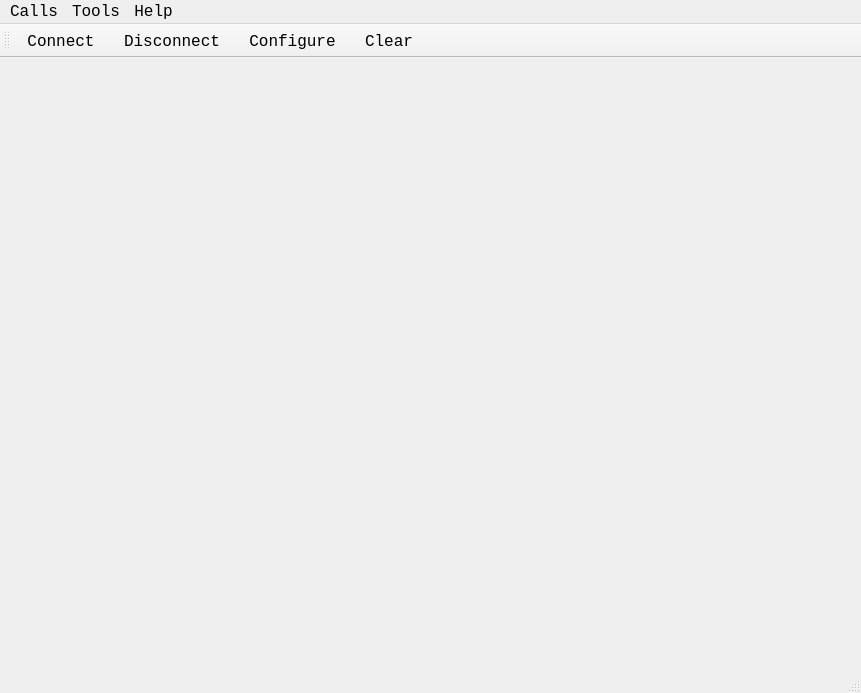
<?xml version="1.0" encoding="UTF-8"?>
<ui version="4.0">
 <class>MainWindow</class>
 <widget class="QMainWindow" name="MainWindow">
  <property name="geometry">
   <rect>
    <x>0</x>
    <y>0</y>
    <width>861</width>
    <height>693</height>
   </rect>
  </property>
  <property name="font">
   <font>
    <family>Consolas</family>
    <pointsize>12</pointsize>
   </font>
  </property>
  <property name="windowTitle">
   <string>QyTerm</string>
  </property>
  <property name="locale">
   <locale language="English" country="UnitedStates"/>
  </property>
  <widget class="QWidget" name="centralWidget">
   <layout class="QVBoxLayout" name="verticalLayout">
    <property name="bottomMargin">
     <number>50</number>
    </property>
    <item>
     <widget class="QCustomPlot" name="wtPlot" native="true"/>
    </item>
   </layout>
  </widget>
  <widget class="QMenuBar" name="menuBar">
   <property name="geometry">
    <rect>
     <x>0</x>
     <y>0</y>
     <width>861</width>
     <height>23</height>
    </rect>
   </property>
   <widget class="QMenu" name="menuCalls">
    <property name="title">
     <string>Calls</string>
    </property>
    <addaction name="actionConnect"/>
    <addaction name="actionDisconnect"/>
    <addaction name="separator"/>
    <addaction name="actionQuit"/>
   </widget>
   <widget class="QMenu" name="menuTools">
    <property name="title">
     <string>Tools</string>
    </property>
    <addaction name="actionConfigure"/>
    <addaction name="actionClear"/>
   </widget>
   <widget class="QMenu" name="menuHelp">
    <property name="title">
     <string>Help</string>
    </property>
    <addaction name="actionAbout"/>
    <addaction name="actionAboutQt"/>
   </widget>
   <addaction name="menuCalls"/>
   <addaction name="menuTools"/>
   <addaction name="menuHelp"/>
  </widget>
  <widget class="QToolBar" name="mainToolBar">
   <attribute name="toolBarArea">
    <enum>TopToolBarArea</enum>
   </attribute>
   <attribute name="toolBarBreak">
    <bool>false</bool>
   </attribute>
   <addaction name="actionConnect"/>
   <addaction name="actionDisconnect"/>
   <addaction name="actionConfigure"/>
   <addaction name="actionClear"/>
  </widget>
  <widget class="QStatusBar" name="statusBar">
   <property name="font">
    <font>
     <pointsize>14</pointsize>
    </font>
   </property>
  </widget>
  <action name="actionAbout">
   <property name="text">
    <string>&amp;About</string>
   </property>
   <property name="toolTip">
    <string>About program</string>
   </property>
   <property name="shortcut">
    <string>Alt+A</string>
   </property>
  </action>
  <action name="actionAboutQt">
   <property name="text">
    <string>About Qt</string>
   </property>
  </action>
  <action name="actionConnect">
   <property name="icon">
    <iconset resource="terminal.qrc">
     <normaloff>:/images/connect.png</normaloff>:/images/connect.png</iconset>
   </property>
   <property name="text">
    <string>C&amp;onnect</string>
   </property>
   <property name="toolTip">
    <string>Connect to serial port</string>
   </property>
   <property name="shortcut">
    <string>Ctrl+O</string>
   </property>
  </action>
  <action name="actionDisconnect">
   <property name="icon">
    <iconset resource="terminal.qrc">
     <normaloff>:/images/disconnect.png</normaloff>:/images/disconnect.png</iconset>
   </property>
   <property name="text">
    <string>&amp;Disconnect</string>
   </property>
   <property name="toolTip">
    <string>Disconnect from serial port</string>
   </property>
   <property name="shortcut">
    <string>Ctrl+D</string>
   </property>
  </action>
  <action name="actionConfigure">
   <property name="icon">
    <iconset resource="terminal.qrc">
     <normaloff>:/images/settings.png</normaloff>:/images/settings.png</iconset>
   </property>
   <property name="text">
    <string>&amp;Configure</string>
   </property>
   <property name="toolTip">
    <string>Configure serial port</string>
   </property>
   <property name="shortcut">
    <string>Alt+C</string>
   </property>
  </action>
  <action name="actionClear">
   <property name="icon">
    <iconset resource="terminal.qrc">
     <normaloff>:/images/clear.png</normaloff>:/images/clear.png</iconset>
   </property>
   <property name="text">
    <string>C&amp;lear</string>
   </property>
   <property name="toolTip">
    <string>Clear data</string>
   </property>
   <property name="shortcut">
    <string>Alt+L</string>
   </property>
  </action>
  <action name="actionQuit">
   <property name="icon">
    <iconset resource="terminal.qrc">
     <normaloff>:/images/application-exit.png</normaloff>:/images/application-exit.png</iconset>
   </property>
   <property name="text">
    <string>&amp;Quit</string>
   </property>
   <property name="shortcut">
    <string>Ctrl+Q</string>
   </property>
  </action>
 </widget>
 <layoutdefault spacing="6" margin="11"/>
 <customwidgets>
  <customwidget>
   <class>QCustomPlot</class>
   <extends>QWidget</extends>
   <header>../../qcustomplot.h</header>
   <container>1</container>
  </customwidget>
 </customwidgets>
 <resources>
  <include location="terminal.qrc"/>
 </resources>
 <connections/>
</ui>
